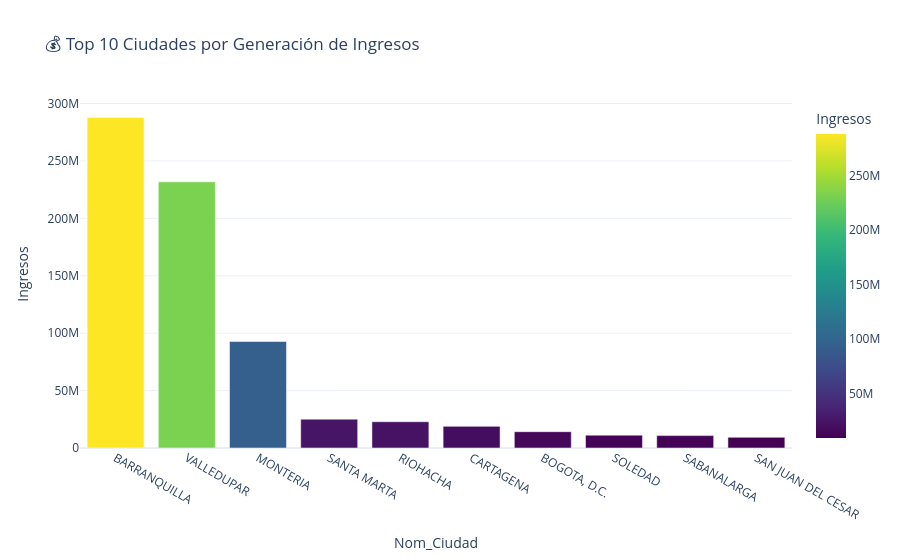
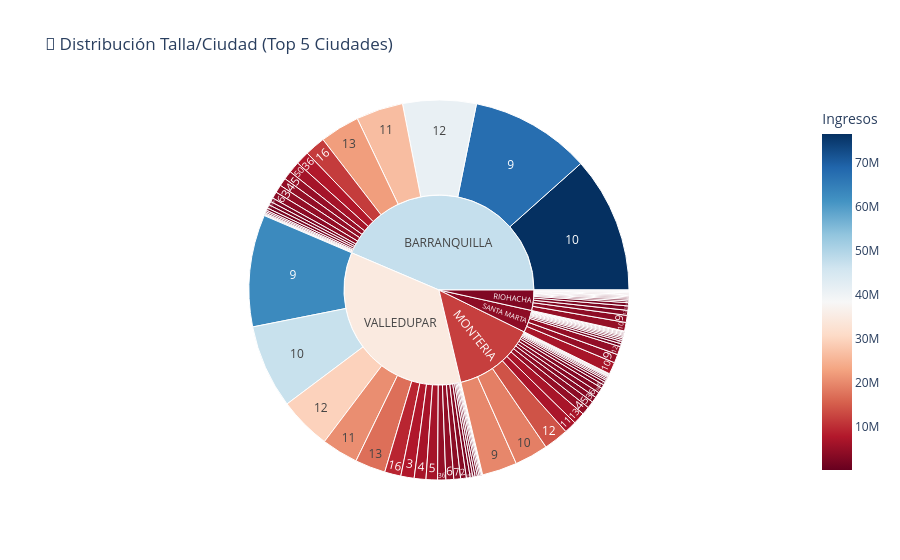

The code cell stored with these charts, in order, in its notebook:
### Code cell
import plotly.express as px

# 1. Preparar data para el Dashboard (usando el merge que ya validamos)
with engine.connect() as connection:
    query_dash = text("""
        SELECT ciu.Nom_Ciudad, v.Talla_Solicitada, SUM(v.Valor_Final) as Ingresos
        FROM t_ventas v
        JOIN t_clientes c ON v.Cliente_Id_Cliente = c.Id_Cliente
        JOIN t_ciudades ciu ON c.Ciudad_Id_Ciudad = ciu.Id_Ciudad
        GROUP BY ciu.Nom_Ciudad, v.Talla_Solicitada
    """)
    df_dash = pd.read_sql(query_dash, connection)

# 2. Gráfico Interactivo de Ingresos por Ciudad
fig1 = px.bar(df_dash.groupby('Nom_Ciudad')['Ingresos'].sum().nlargest(10).reset_index(), 
             x='Nom_Ciudad', y='Ingresos', 
             title='💰 Top 10 Ciudades por Generación de Ingresos',
             color='Ingresos', color_continuous_scale='Viridis',
             template='plotly_white')

# 3. Gráfico Interactivo de Tallas (Sunburst - Muy elegante para presentaciones)
fig2 = px.sunburst(df_dash[df_dash['Nom_Ciudad'].isin(df_dash.groupby('Nom_Ciudad')['Ingresos'].sum().nlargest(5).index)], 
                  path=['Nom_Ciudad', 'Talla_Solicitada'], values='Ingresos',
                  title='🎯 Distribución Talla/Ciudad (Top 5 Ciudades)',
                  color='Ingresos', color_continuous_scale='RdBu')

fig1.show()
fig2.show()

### Figure 1 — Plotly figure (JSON) as saved in the notebook; plotly's stock layout.template omitted (floating-point values rounded to 4 significant figures)
{"data": [{"hovertemplate": "Nom_Ciudad=%{x}<br>Ingresos=%{marker.color}<extra></extra>", "legendgroup": "", "marker": {"color": [287900000.0, 231800000.0, 92730000.0, 25110000.0, 22890000.0, 18840000.0, 14200000.0, 11170000.0, 10800000.0, 9310000.0], "coloraxis": "coloraxis", "pattern": {"shape": ""}}, "name": "", "orientation": "v", "showlegend": false, "textposition": "auto", "type": "bar", "x": ["BARRANQUILLA", "VALLEDUPAR", "MONTERIA", "SANTA MARTA", "RIOHACHA", "CARTAGENA", "BOGOTA, D.C.", "SOLEDAD", "SABANALARGA", "SAN JUAN DEL CESAR"], "xaxis": "x", "y": [287900000.0, 231800000.0, 92730000.0, 25110000.0, 22890000.0, 18840000.0, 14200000.0, 11170000.0, 10800000.0, 9310000.0], "yaxis": "y"}], "layout": {"barmode": "relative", "coloraxis": {"colorbar": {"title": {"text": "Ingresos"}}, "colorscale": [[0, "#440154"], [0.1111, "#482878"], [0.2222, "#3e4989"], [0.3333, "#31688e"], [0.4444, "#26828e"], [0.5556, "#1f9e89"], [0.6667, "#35b779"], [0.7778, "#6ece58"], [0.8889, "#b5de2b"], [1, "#fde725"]]}, "legend": {"tracegroupgap": 0}, "title": {"text": "💰 Top 10 Ciudades por Generación de Ingresos"}, "xaxis": {"anchor": "y", "domain": [0, 1], "title": {"text": "Nom_Ciudad"}}, "yaxis": {"anchor": "x", "domain": [0, 1], "title": {"text": "Ingresos"}}}}

### Figure 2 — Plotly figure (JSON) as saved in the notebook; plotly's stock layout.template omitted (floating-point values rounded to 4 significant figures)
{"data": [{"branchvalues": "total", "customdata": [[838000.0], [4474000.0], [4486000.0], [4801000.0], [3728000.0], [295000.0], [67650000.0], [76570000.0], [26420000.0], [41240000.0], [22300000.0], [11520000.0], [1969000.0], [295000.0], [851000.0], [590000.0], [149000.0], [149000.0], [1357000.0], [2248000.0], [7628000.0], [6340000.0], [2015000.0], [349000.0], [3127000.0], [4595000.0], [3811000.0], [3111000.0], [895000.0], [2092000.0], [19660000.0], [18860000.0], [6933000.0], [13950000.0], [6684000.0], [1623000.0], [169000.0], [595000.0], [295000.0], [885000.0], [295000.0], [2968000.0], [1237000.0], [349000.0], [240000.0], [289000.0], [698000.0], [349000.0], [986000.0], [638000.0], [295000.0], [684000.0], [3958000.0], [4818000.0], [1796000.0], [2819000.0], [2470000.0], [924700.0], [249000.0], [476000.0], [349000.0], [295000.0], [445000.0], [349000.0], [349000.0], [1396000.0], [698000.0], [575000.0], [4810000.0], [6715000.0], [1663000.0], [4612000.0], [1034000.0], [938500.0], [295000.0], [595000.0], [835000.0], [590000.0], [1256000.0], [3223000.0], [7486000.0], [6587000.0], [6425000.0], [4423000.0], [3809000.0], [1469000.0], [62880000.0], [47040000.0], [20520000.0], [29430000.0], [17070000.0], [9148000.0], [149000.0], [295000.0], [107000.0], [810000.0], [939000.0], [4597000.0], [90000.0], [2155000.0], [590000.0], [1257000.0], [47440000.0], [11910000.0], [2641000.0], [3927000.0], [34730000.0]], "domain": {"x": [0, 1], "y": [0, 1]}, "hovertemplate": "labels=%{label}<br>Ingresos_sum=%{value}<br>parent=%{parent}<br>id=%{id}<br>Ingresos=%{color}<extra></extra>", "ids": ["BARRANQUILLA/2", "BARRANQUILLA/3", "BARRANQUILLA/4", "BARRANQUILLA/5", "BARRANQUILLA/6", "BARRANQUILLA/7", "BARRANQUILLA/9", "BARRANQUILLA/10", "BARRANQUILLA/11", "BARRANQUILLA/12", "BARRANQUILLA/13", "BARRANQUILLA/16", "BARRANQUILLA/17", "BARRANQUILLA/18", "BARRANQUILLA/23", "BARRANQUILLA/25", "BARRANQUILLA/26", "BARRANQUILLA/27", "BARRANQUILLA/30", "BARRANQUILLA/31", "BARRANQUILLA/36", "BARRANQUILLA/50", "BARRANQUILLA/53", "MONTERIA/2", "MONTERIA/3", "MONTERIA/4", "MONTERIA/5", "MONTERIA/6", "MONTERIA/7", "MONTERIA/8", "MONTERIA/9", "MONTERIA/10", "MONTERIA/11", "MONTERIA/12", "MONTERIA/13", "MONTERIA/16", "MONTERIA/17", "MONTERIA/19", "MONTERIA/23", "MONTERIA/30", "MONTERIA/31", "MONTERIA/36", "MONTERIA/50", "MONTERIA/55", "MONTERIA/60", "RIOHACHA/1", "RIOHACHA/2", "RIOHACHA/3", "RIOHACHA/4", "RIOHACHA/5", "RIOHACHA/7", "RIOHACHA/8", "RIOHACHA/9", "RIOHACHA/10", "RIOHACHA/11", "RIOHACHA/12", "RIOHACHA/13", "RIOHACHA/16", "RIOHACHA/17", "RIOHACHA/20", "RIOHACHA/27", "RIOHACHA/31", "RIOHACHA/36", "RIOHACHA/50", "SANTA MARTA/2", "SANTA MARTA/4", "SANTA MARTA/5", "SANTA MARTA/7", "SANTA MARTA/9", "SANTA MARTA/10", "SANTA MARTA/11", "SANTA MARTA/12", "SANTA MARTA/13", "SANTA MARTA/16", "SANTA MARTA/25", "SANTA MARTA/31", "SANTA MARTA/36", "SANTA MARTA/50", "VALLEDUPAR/1", "VALLEDUPAR/2", "VALLEDUPAR/3", "VALLEDUPAR/4", "VALLEDUPAR/5", "VALLEDUPAR/6", "VALLEDUPAR/7", "VALLEDUPAR/8", "VALLEDUPAR/9", "VALLEDUPAR/10", "VALLEDUPAR/11", "VALLEDUPAR/12", "VALLEDUPAR/13", "VALLEDUPAR/16", "VALLEDUPAR/17", "VALLEDUPAR/20", "VALLEDUPAR/25", "VALLEDUPAR/30", "VALLEDUPAR/31", "VALLEDUPAR/36", "VALLEDUPAR/40", "VALLEDUPAR/50", "VALLEDUPAR/53", "VALLEDUPAR/63", "BARRANQUILLA", "MONTERIA", "RIOHACHA", "SANTA MARTA", "VALLEDUPAR"], "labels": ["2", "3", "4", "5", "6", "7", "9", "10", "11", "12", "13", "16", "17", "18", "23", "25", "26", "27", "30", "31", "36", "50", "53", "2", "3", "4", "5", "6", "7", "8", "9", "10", "11", "12", "13", "16", "17", "19", "23", "30", "31", "36", "50", "55", "60", "1", "2", "3", "4", "5", "7", "8", "9", "10", "11", "12", "13", "16", "17", "20", "27", "31", "36", "50", "2", "4", "5", "7", "9", "10", "11", "12", "13", "16", "25", "31", "36", "50", "1", "2", "3", "4", "5", "6", "7", "8", "9", "10", "11", "12", "13", "16", "17", "20", "25", "30", "31", "36", "40", "50", "53", "63", "BARRANQUILLA", "MONTERIA", "RIOHACHA", "SANTA MARTA", "VALLEDUPAR"], "marker": {"coloraxis": "coloraxis", "colors": [838000.0, 4474000.0, 4486000.0, 4801000.0, 3728000.0, 295000.0, 67650000.0, 76570000.0, 26420000.0, 41240000.0, 22300000.0, 11520000.0, 1969000.0, 295000.0, 851000.0, 590000.0, 149000.0, 149000.0, 1357000.0, 2248000.0, 7628000.0, 6340000.0, 2015000.0, 349000.0, 3127000.0, 4595000.0, 3811000.0, 3111000.0, 895000.0, 2092000.0, 19660000.0, 18860000.0, 6933000.0, 13950000.0, 6684000.0, 1623000.0, 169000.0, 595000.0, 295000.0, 885000.0, 295000.0, 2968000.0, 1237000.0, 349000.0, 240000.0, 289000.0, 698000.0, 349000.0, 986000.0, 638000.0, 295000.0, 684000.0, 3958000.0, 4818000.0, 1796000.0, 2819000.0, 2470000.0, 924700.0, 249000.0, 476000.0, 349000.0, 295000.0, 445000.0, 349000.0, 349000.0, 1396000.0, 698000.0, 575000.0, 4810000.0, 6715000.0, 1663000.0, 4612000.0, 1034000.0, 938500.0, 295000.0, 595000.0, 835000.0, 590000.0, 1256000.0, 3223000.0, 7486000.0, 6587000.0, 6425000.0, 4423000.0, 3809000.0, 1469000.0, 62880000.0, 47040000.0, 20520000.0, 29430000.0, 17070000.0, 9148000.0, 149000.0, 295000.0, 107000.0, 810000.0, 939000.0, 4597000.0, 90000.0, 2155000.0, 590000.0, 1257000.0, 47440000.0, 11910000.0, 2641000.0, 3927000.0, 34730000.0]}, "name": "", "parents": ["BARRANQUILLA", "BARRANQUILLA", "BARRANQUILLA", "BARRANQUILLA", "BARRANQUILLA", "BARRANQUILLA", "BARRANQUILLA", "BARRANQUILLA", "BARRANQUILLA", "BARRANQUILLA", "BARRANQUILLA", "BARRANQUILLA", "BARRANQUILLA", "BARRANQUILLA", "BARRANQUILLA", "BARRANQUILLA", "BARRANQUILLA", "BARRANQUILLA", "BARRANQUILLA", "BARRANQUILLA", "BARRANQUILLA", "BARRANQUILLA", "BARRANQUILLA", "MONTERIA", "MONTERIA", "MONTERIA", "MONTERIA", "MONTERIA", "MONTERIA", "MONTERIA", "MONTERIA", "MONTERIA", "MONTERIA", "MONTERIA", "MONTERIA", "MONTERIA", "MONTERIA", "MONTERIA", "MONTERIA", "MONTERIA", "MONTERIA", "MONTERIA", "MONTERIA", "MONTERIA", "MONTERIA", "RIOHACHA", "RIOHACHA", "RIOHACHA", "RIOHACHA", "RIOHACHA", "RIOHACHA", "RIOHACHA", "RIOHACHA", "RIOHACHA", "RIOHACHA", "RIOHACHA", "RIOHACHA", "RIOHACHA", "RIOHACHA", "RIOHACHA", "RIOHACHA", "RIOHACHA", "RIOHACHA", "RIOHACHA", "SANTA MARTA", "SANTA MARTA", "SANTA MARTA", "SANTA MARTA", "SANTA MARTA", "SANTA MARTA", "SANTA MARTA", "SANTA MARTA", "SANTA MARTA", "SANTA MARTA", "SANTA MARTA", "SANTA MARTA", "SANTA MARTA", "SANTA MARTA", "VALLEDUPAR", "VALLEDUPAR", "VALLEDUPAR", "VALLEDUPAR", "VALLEDUPAR", "VALLEDUPAR", "VALLEDUPAR", "VALLEDUPAR", "VALLEDUPAR", "VALLEDUPAR", "VALLEDUPAR", "VALLEDUPAR", "VALLEDUPAR", "VALLEDUPAR", "VALLEDUPAR", "VALLEDUPAR", "VALLEDUPAR", "VALLEDUPAR", "VALLEDUPAR", "VALLEDUPAR", "VALLEDUPAR", "VALLEDUPAR", "VALLEDUPAR", "VALLEDUPAR", "", "", "", "", ""], "type": "sunburst", "values": [838000.0, 4474000.0, 4486000.0, 4801000.0, 3728000.0, 295000.0, 67650000.0, 76570000.0, 26420000.0, 41240000.0, 22300000.0, 11520000.0, 1969000.0, 295000.0, 851000.0, 590000.0, 149000.0, 149000.0, 1357000.0, 2248000.0, 7628000.0, 6340000.0, 2015000.0, 349000.0, 3127000.0, 4595000.0, 3811000.0, 3111000.0, 895000.0, 2092000.0, 19660000.0, 18860000.0, 6933000.0, 13950000.0, 6684000.0, 1623000.0, 169000.0, 595000.0, 295000.0, 885000.0, 295000.0, 2968000.0, 1237000.0, 349000.0, 240000.0, 289000.0, 698000.0, 349000.0, 986000.0, 638000.0, 295000.0, 684000.0, 3958000.0, 4818000.0, 1796000.0, 2819000.0, 2470000.0, 924700.0, 249000.0, 476000.0, 349000.0, 295000.0, 445000.0, 349000.0, 349000.0, 1396000.0, 698000.0, 575000.0, 4810000.0, 6715000.0, 1663000.0, 4612000.0, 1034000.0, 938500.0, 295000.0, 595000.0, 835000.0, 590000.0, 1256000.0, 3223000.0, 7486000.0, 6587000.0, 6425000.0, 4423000.0, 3809000.0, 1469000.0, 62880000.0, 47040000.0, 20520000.0, 29430000.0, 17070000.0, 9148000.0, 149000.0, 295000.0, 107000.0, 810000.0, 939000.0, 4597000.0, 90000.0, 2155000.0, 590000.0, 1257000.0, 287900000.0, 92730000.0, 22890000.0, 25110000.0, 231800000.0]}], "layout": {"coloraxis": {"colorbar": {"title": {"text": "Ingresos"}}, "colorscale": [[0, "rgb(103,0,31)"], [0.1, "rgb(178,24,43)"], [0.2, "rgb(214,96,77)"], [0.3, "rgb(244,165,130)"], [0.4, "rgb(253,219,199)"], [0.5, "rgb(247,247,247)"], [0.6, "rgb(209,229,240)"], [0.7, "rgb(146,197,222)"], [0.8, "rgb(67,147,195)"], [0.9, "rgb(33,102,172)"], [1, "rgb(5,48,97)"]]}, "legend": {"tracegroupgap": 0}, "title": {"text": "🎯 Distribución Talla/Ciudad (Top 5 Ciudades)"}}}
